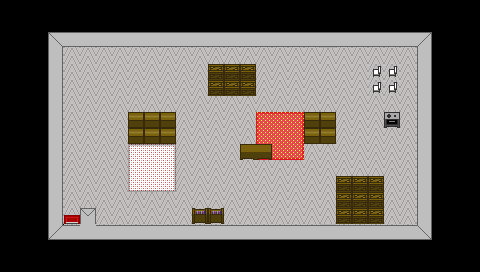

Below is a game level as drawn by its tile map, then a one-line description and the .tmx that defines it (tile-layer data replaced by summaries):
An orthogonal 30x17 tile map with 16x16 px tiles, 4 tile layers (Calque 1, Calque 2, Calque 4, transcalque), 1 hidden layer not drawn, 3 tilesets.

<map version="1.0" orientation="orthogonal" width="30" height="17" tilewidth="16" tileheight="16">
 <tileset firstgid="1" name="texture" tilewidth="16" tileheight="16">
  <image source="../../../texture.png" width="500" height="500" />
 </tileset>
 <tileset firstgid="962" name="collisions" tilewidth="16" tileheight="16">
  <image source="../../../collisions.png" width="48" height="48" />
 </tileset>
 <tileset firstgid="971" name="Tile" tilewidth="16" tileheight="16">
  <image source="../../../Tile.png" width="700" height="500" />
 </tileset>
 <layer name="Calque 1" width="30" height="17">
  <data>[510 cells, 510 non-empty, 4 distinct tile ids]</data>
 </layer>
 <layer name="Calque 2" width="30" height="17">
  <data>[510 cells, 93 non-empty, 30 distinct tile ids]</data>
 </layer>
 <layer name="Calque 4" width="30" height="17">
  <data>[510 cells, 32 non-empty, 6 distinct tile ids]</data>
 </layer>
 <layer name="transcalque" width="30" height="17">
  <data>[510 cells, 2 non-empty, 1 distinct tile ids]</data>
 </layer>
 <layer name="colision" width="30" height="17" visible="0">
  <data>[510 cells, 105 non-empty, 2 distinct tile ids]</data>
 </layer>
</map>